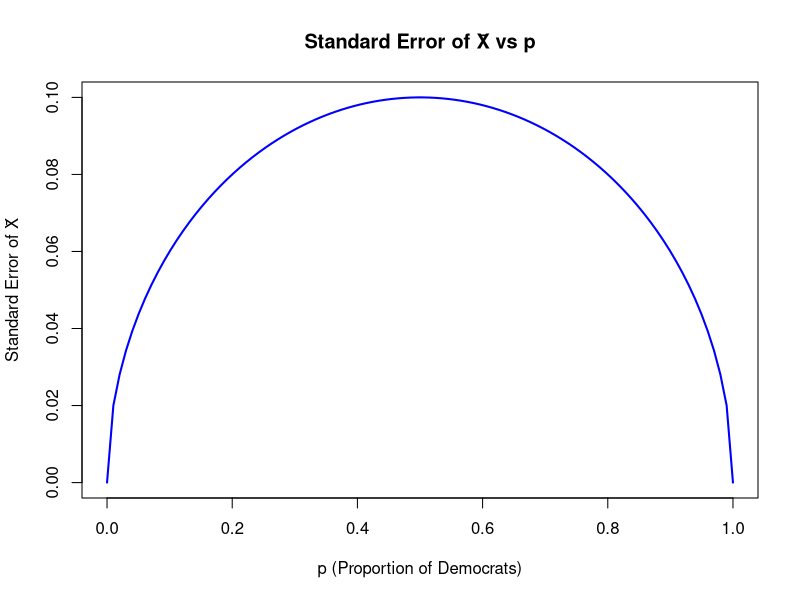

Write the R code that produced this figure.
# Set sample size
N <- 25

# Create a sequence of p values from 0 to 1 (100 points)
p <- seq(0, 1, length = 100)

# Compute standard error for each p using the formula: sqrt(p * (1 - p) / N)
se <- sqrt(p * (1 - p) / N)

# Plot SE vs. p
plot(p, se, type = "l",                      # Line plot
     main = "Standard Error of X̄ vs p",     # Title
     xlab = "p (Proportion of Democrats)",   # x-axis label
     ylab = "Standard Error of X̄",          # y-axis label
     col = "blue", lwd = 2)                  # Line color and thickness
